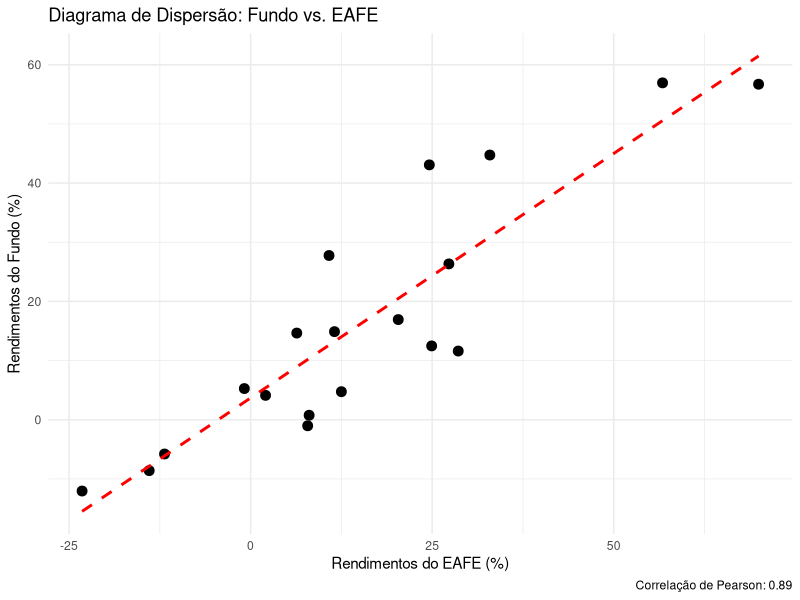

Here is the R script that generated this plot:
library(ggplot2)

# Criação de tabela no R com dados fornecidos
dados <- data.frame(
  Ano = c(1982:1991, 1992:2000),
  Fundo = c(5.27, 43.08, -1.02, 56.94, 56.71, 12.48, 11.61, 27.76, -12.05, 4.74, 
            -5.79, 44.74, 0.76, 14.89, 14.65, 4.12, 16.93, 26.34, -8.60),
  EAFE = c(-0.86, 24.61, 7.86, 56.72, 69.94, 24.93, 28.59, 10.80, -23.20, 12.50, 
           -11.85, 32.94, 8.06, 11.55, 6.36, 2.06, 20.33, 27.30, -13.96)
)

# Visualização dos dados
print(dados)

correlacao <- cor(dados$Fundo, dados$EAFE)

ggplot(dados, aes(x = EAFE, y = Fundo)) +
  geom_point(size = 3, color = "black") +
  geom_smooth(method = "lm", se = FALSE, color = "red", linetype = "dashed") +
  labs(
    title = "Diagrama de Dispersão: Fundo vs. EAFE",
    x = "Rendimentos do EAFE (%)",
    y = "Rendimentos do Fundo (%)",
    caption = paste("Correlação de Pearson:", round(correlacao, 2))
  ) +
  theme_minimal()

model <- lm(Fundo ~ EAFE, data = dados)
residuos_padronizados <- rstandard(model)
outliers <- dados[abs(residuos_padronizados) > 2, ]

print(outliers)
